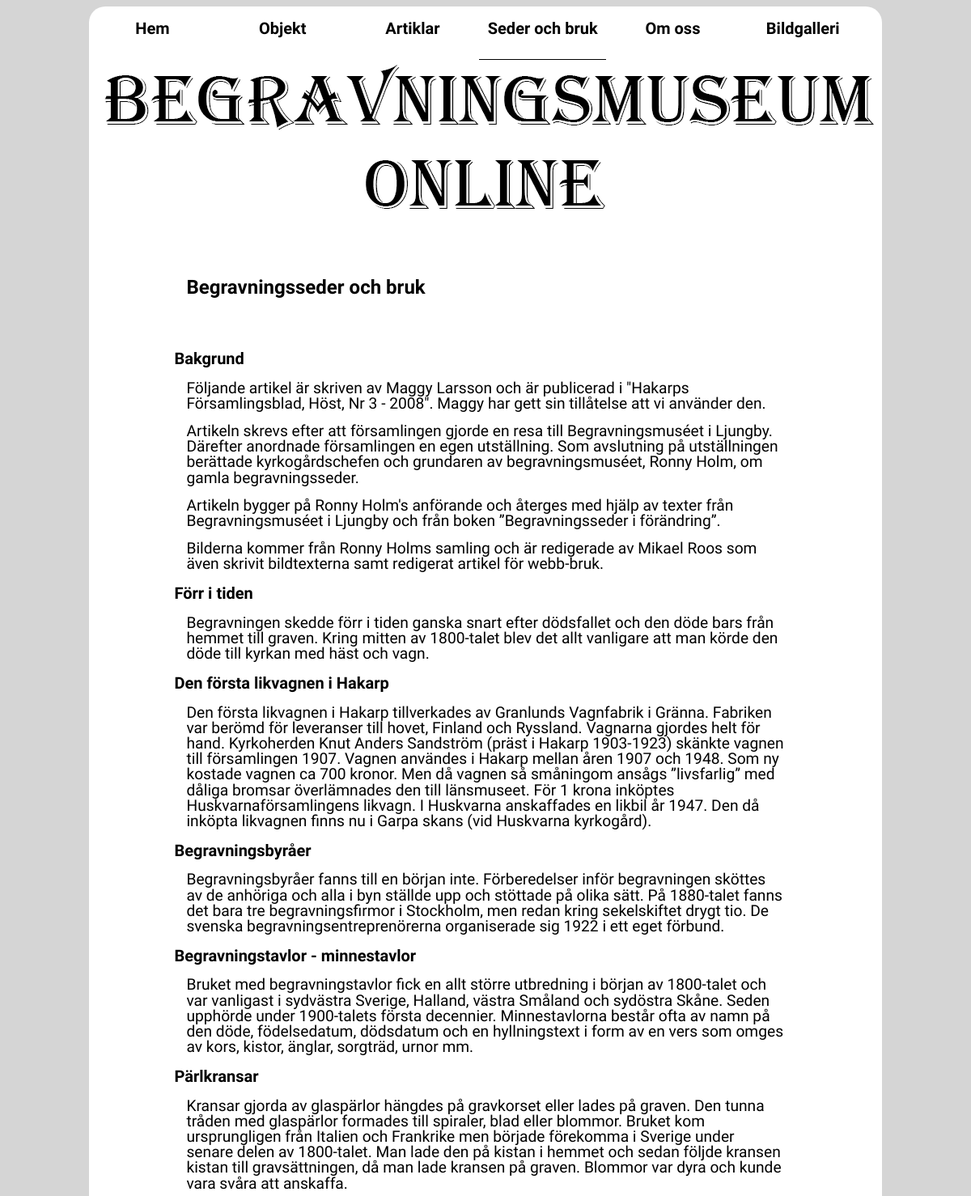
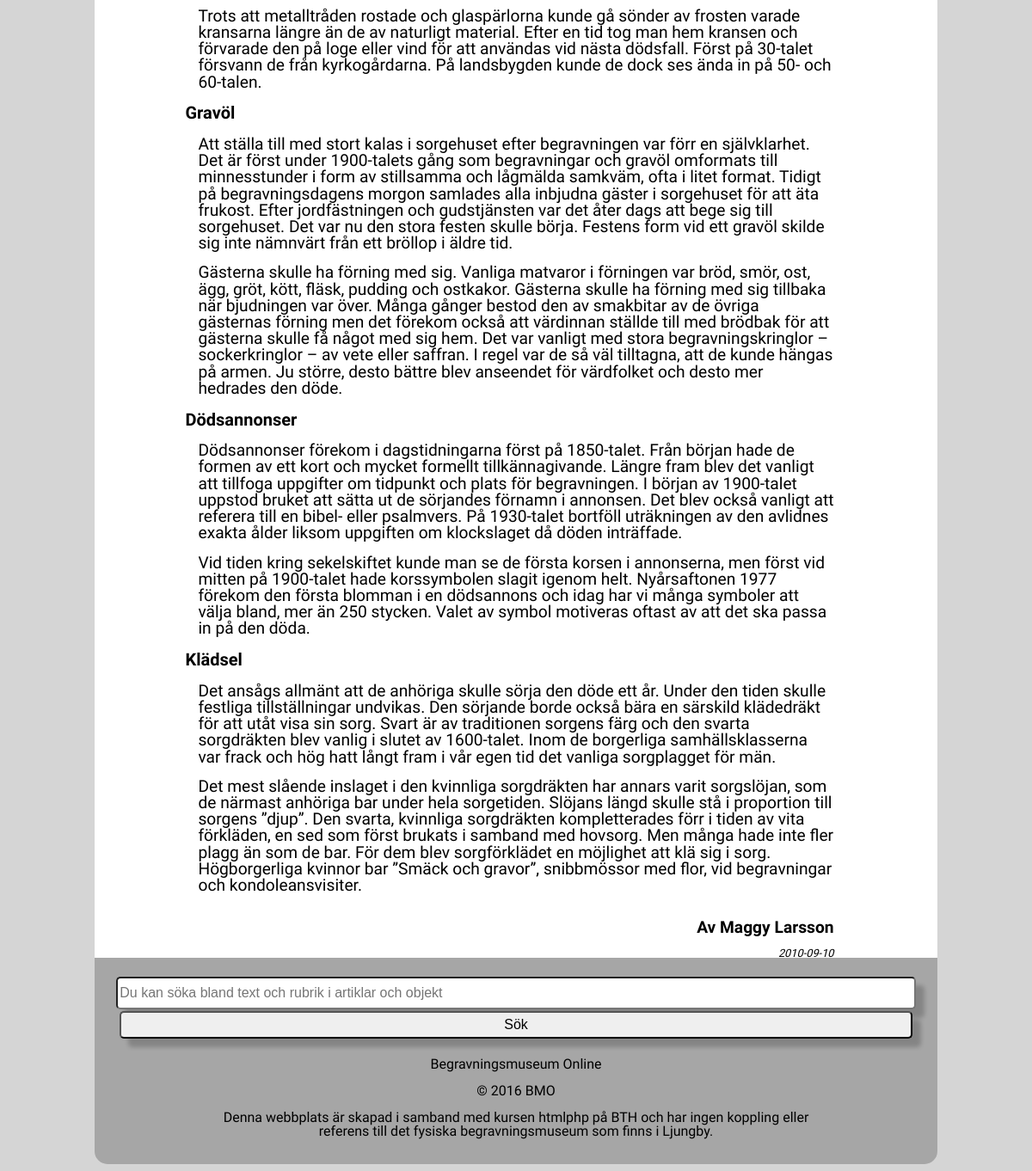
The page /maggy.php on the database its author committed (2 pictures, top to bottom).
### tables this page shows
CREATE TABLE "Article" ("id" INTEGER PRIMARY KEY  AUTOINCREMENT  NOT NULL  UNIQUE , "category" TEXT, "title" TEXT, "content" TEXT, "author" TEXT, "pubdate" DATETIME NOT NULL  DEFAULT CURRENT_DATE);

### maggy.php (the view, shortened to what this page needs)
<?php
include("include/header.php");
$db = connectToDatabaseByPath($path);
$sql = "SELECT title, content, pubdate, author FROM Article WHERE category = 'maggy'";
$stmt = $db->prepare($sql);
$stmt->execute();
$res = $stmt->fetchAll(PDO::FETCH_ASSOC);
$tit = $res[0]['title'];
$content = $res[0]['content'];
$pubdate = $res[0]['pubdate'];
$author = $res[0]['author'];
$result = <<<EOD
<article class="article">
    <p class="article-title">
        $tit
    </p>
    <br>
    <p class="article-content">
        $content
    </p>
    <p class="article-author">
        $author
    </p>
    <p class="article-pubdate">
        $pubdate
    </p>
</article>
EOD;
print($result);
include("include/footer.php");

### css/style.css (style rules this page uses)
html { background-color: #D5D5D5; font-family: 'Work Sans', sans-serif; }
body { background-color: white; margin: 8px auto; width: 980px; border-radius: 20px; }
article { width: 87%; padding: 20px; height: auto; margin: 1em auto; }
h2 { font-size: 20px; }
p { font-size: 1.2em; margin: 15px; }
.article-title { font-weight: bold; font-size: 1.5em; }
.article-author { float: right; font-weight: bold; }
.article-pubdate { font-style: italic; float: right; font-size: 0.8em; clear: both; margin: 0 15px; }
.article-content { font-size: 1.2em; margin: 35px; }

### rows shown on the page
article: title "Begravningsseder och bruk", content "Bakgrund Följande artikel är skriven av Maggy Larsson och är publicerad i \"Hakarps Församlingsblad, Höst, Nr 3 - 2008\". Maggy har gett sin tillåtelse att vi använder den. Artikeln skrevs efter att församlingen gjorde en resa till Begravningsmuséet i Ljungby. Därefter anordnade församlingen en egen utställning. Som avslutning på utställningen berättade kyrkogårdschefen och grundaren av begravningsmuséet, Ronny Holm, om gamla begravningsseder. Artikeln bygger på Ronny Holm's anförande och återges med hjälp av texter från Begravningsmuséet i Ljungby och från boken ”Begravningsseder i förändring”. Bilderna kommer från Ronny Holms samling och är redigerade av Mikael Roos som även skrivit…", author "Av Maggy Larsson", pubdate "2010-09-10"
